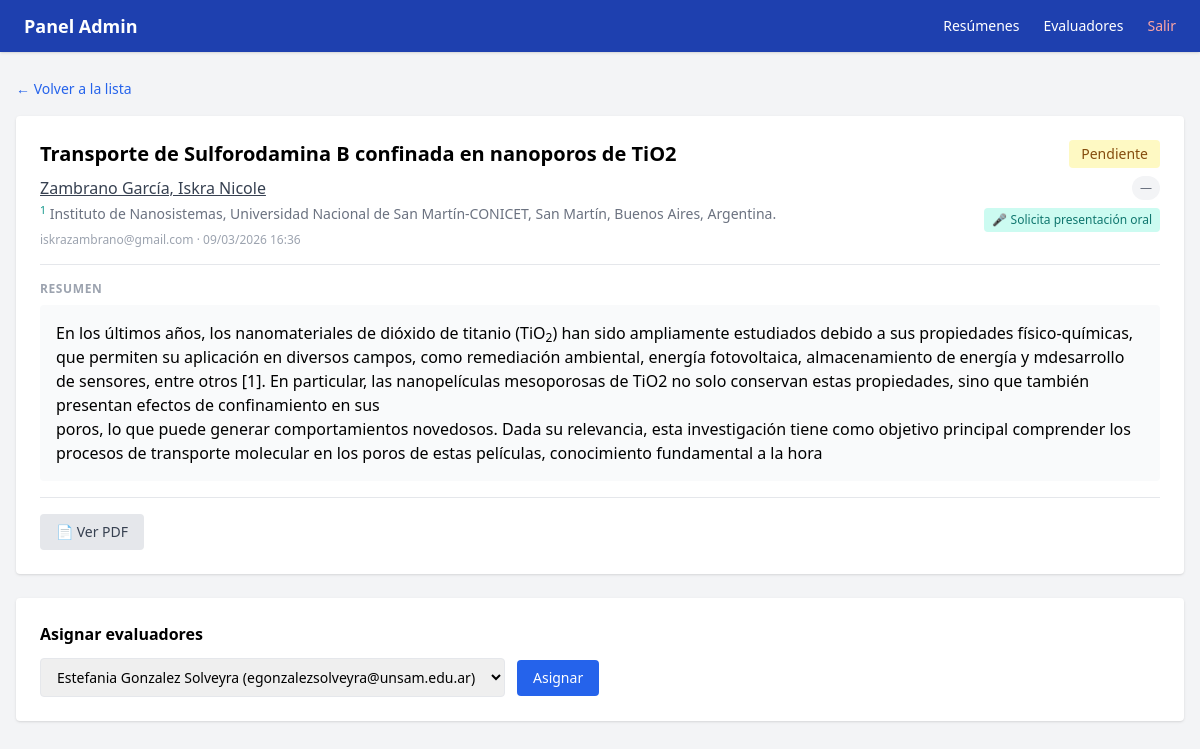
Before: /admin/abstracts/5 (signed in) with the older database file.
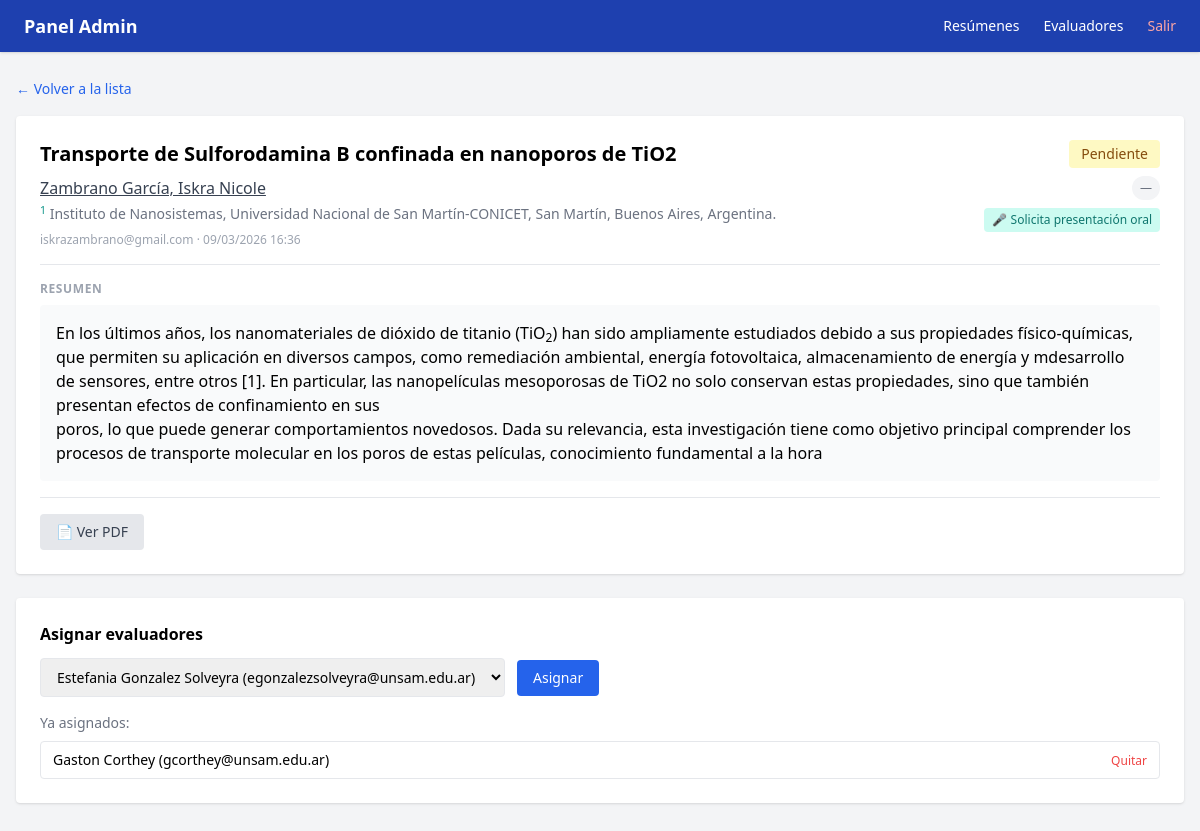
After: the same page with the newer database file.
### app/models.py (models this page shows)
class Autor(Base):
    __tablename__ = "autores"
    id = Column(Integer, primary_key=True, index=True)
    abstract_id = Column(Integer, ForeignKey("abstracts.id"), nullable=False)
    nombre = Column(String, nullable=False)
    orden = Column(Integer, nullable=False)
    es_presentador = Column(Integer, default=0)  # 1 = sí
    afiliaciones_ids = Column(String, nullable=True)  # ej: "1,2"
    abstract = relationship("Abstract", back_populates="autores")

class Afiliacion(Base):
    __tablename__ = "afiliaciones"
    id = Column(Integer, primary_key=True, index=True)
    abstract_id = Column(Integer, ForeignKey("abstracts.id"), nullable=False)
    nombre = Column(String, nullable=False)
    orden = Column(Integer, nullable=False)
    abstract = relationship("Abstract", back_populates="afiliaciones")

class Asignacion(Base):
    __tablename__ = "asignaciones"
    id = Column(Integer, primary_key=True, index=True)
    abstract_id = Column(Integer, ForeignKey("abstracts.id"), nullable=False)
    evaluador_id = Column(Integer, ForeignKey("users.id"), nullable=False)
    abstract = relationship("Abstract", back_populates="asignaciones")
    evaluador = relationship("User", back_populates="asignaciones")

class User(Base):
    __tablename__ = "users"
    id = Column(Integer, primary_key=True, index=True)
    email = Column(String, unique=True, index=True, nullable=False)
    nombre = Column(String, nullable=False)
    password_hash = Column(String, nullable=False)
    role = Column(Enum(RoleEnum), nullable=False)
    reviews = relationship("Review", back_populates="evaluador")
    asignaciones = relationship("Asignacion", back_populates="evaluador")

### app/main.py (the view)
@app.get("/admin/abstracts/{abstract_id}", response_class=HTMLResponse)
def admin_abstract_detail(
    abstract_id: int,
    request: Request,
    current_user: models.User = Depends(require_admin),
    db: Session = Depends(get_db)
):
    abstract = db.query(models.Abstract).filter(models.Abstract.id == abstract_id).first()
    if not abstract:
        raise HTTPException(status_code=404, detail="No encontrado")
    evaluadores = db.query(models.User).filter(models.User.role == models.RoleEnum.evaluador).all()
    asignados_ids = [a.evaluador_id for a in abstract.asignaciones]
    evaluadores_disponibles = [e for e in evaluadores if e.id not in asignados_ids]
    reviews = db.query(models.Review).filter(models.Review.abstract_id == abstract_id).all()
    return templates.TemplateResponse("admin/abstract_detail.html", {
        "request": request,
        "abstract": abstract,
        "evaluadores_disponibles": evaluadores_disponibles,
        "reviews": reviews,
        "current_user": current_user
    })

### app/templates/admin/abstract_detail.html (shortened to what the changed rows need)
{% extends "admin/base.html" %}
{% block content %}
<div class="mt-4 bg-white rounded shadow p-6 mb-6">
    <div class="flex flex-col md:flex-row md:items-start md:justify-between mb-4 gap-3">
        <div class="flex-1">
            <h1 class="text-xl font-bold">{{ abstract.titulo | striptags }}</h1>
            <p class="text-gray-700 mt-2">
                {% for autor in abstract.autores %}
                    {% if autor.es_presentador %}<span class="underline">{% endif %}
                    {{ autor.nombre }}
                    {% if autor.es_presentador %}</span>{% endif %}
                {% endfor %}
            </p>
            <div class="mt-1">
                {% for afil in abstract.afiliaciones %}
                    <p class="text-gray-500 text-sm">
                        <sup class="text-teal-600">{{ afil.orden }}</sup> {{ afil.nombre }}
                    </p>
                {% endfor %}
            </div>
        </div>
            {% set area_info = {
                '1': ('Síntesis de nanomateriales', 'bg-blue-100 text-blue-800'),
                '2': ('Autoensamblado', 'bg-purple-100 text-purple-800'),
                '3': ('Nanobiointerfaces', 'bg-green-100 text-green-800'),
                '4': ('Superficies', 'bg-orange-100 text-orange-800'),
                '5': ('Propiedades de nanomateriales', 'bg-yellow-100 text-yellow-800'),
                '6': ('Aplicaciones', 'bg-teal-100 text-teal-800'),
                '7': ('Nanotecnología y Salud', 'bg-red-100 text-red-800'),
            } %}
            {% set info = area_info.get(abstract.area_tematica, ('—', 'bg-gray-100 text-gray-500')) %}
    </div>
</div>
<div class="bg-white rounded shadow p-6 mb-6">
    <h2 class="font-semibold mb-3">Asignar evaluadores</h2>
    {% if abstract.asignaciones %}
    <div class="mt-4">
        <p class="text-sm text-gray-500 mb-2">Ya asignados:</p>
        <ul class="text-sm space-y-1">
            {% for asig in abstract.asignaciones %}
            <li class="flex items-center justify-between border rounded px-3 py-2">
                <span class="truncate mr-2">{{ asig.evaluador.nombre }} ({{ asig.evaluador.email }})</span>
                <form method="post" action="/admin/abstracts/{{ abstract.id }}/desasignar/{{ asig.evaluador_id }}">
                    <button class="text-red-500 text-xs hover:underline whitespace-nowrap">Quitar</button>
                </form>
            </li>
            {% endfor %}
        </ul>
    </div>
    {% endif %}
</div>
{% endblock %}

Changed rows visible on the page:
added Asignacion: evaluador.nombre "Gaston Corthey", evaluador.email "gcorthey@unsam.edu.ar"
Other visible differences:
text now shown: "Ya asignados:"
